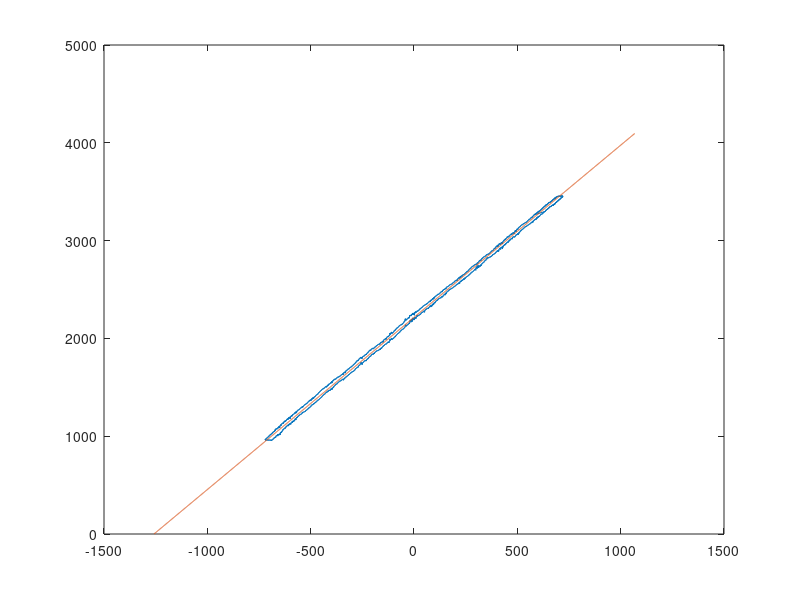

The MATLAB source for this figure:
%%
data = csvread('pan.csv');
electric_angle = data(:, 1);
pot = data(:, 2);


plot(electric_angle, pot);
p = polyfit(pot, electric_angle, 1);

pot2 = 1:4095;
ea2 = (pot2 - 2215)*0.568;

plot(electric_angle, pot, ea2, pot2);
